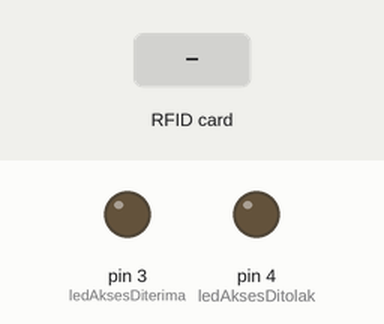
A sketch run on a simulated Arduino Uno, built with avr-gcc and run on an emulated ATmega328P. Shown: output pins drawn as LEDs (lit = HIGH). Inputs (shaded band) come from the test bench. What the sketch prints to the serial monitor is not drawn.

Above: at 1.2 s.
1.3 s: RFID card 17 A9 FA 33 held to the reader
At 2.2 s:
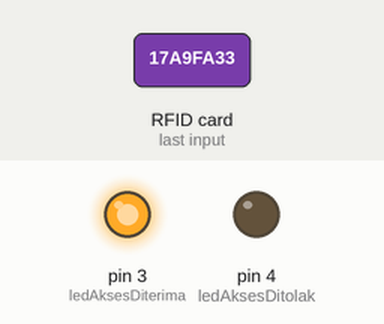
3.1 s: RFID card 5E 7A 19 C4 held to the reader
At 5.9 s:
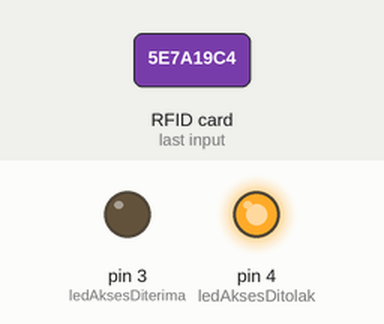
6.1 s: RFID card A0 EB 5D 56 held to the reader
At 10.1 s:
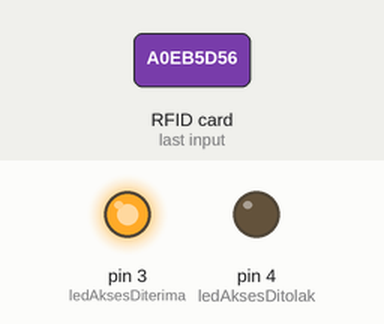
Timing chart, 0 to 13.2 s (numbered marks = the images above; inputs shaded):
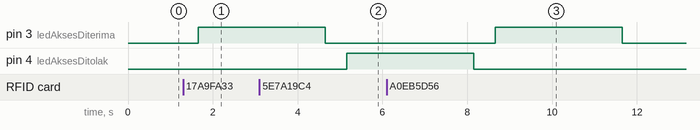

The sketch:

Mencoba_lampu.ino
```cpp
#include <Wire.h>
#include <PN532_I2C.h>
#include <PN532.h>
#include <NfcAdapter.h>

PN532_I2C pn532_i2c(Wire);
NfcAdapter nfc = NfcAdapter(pn532_i2c);

const int ledAksesDiterima = 3;
const int ledAksesDitolak = 4;

// Daftar UID yang diizinkan
String allowedUIDs[] = {
  "17 A9 FA 33",
  "A0 EB 5D 56",
  "30 05 7F A2"
};


String normalizeUID(String uid) {
  uid.toUpperCase();
  uid.trim();
  return uid;
}


bool isAllowed(String uid) {
  uid = normalizeUID(uid);
  for (int i = 0; i < sizeof(allowedUIDs) / sizeof(allowedUIDs[0]); i++) {
    if (uid == normalizeUID(allowedUIDs[i])) {
      return true;
    }
  }
  return false;
}

void setup() {
  Serial.begin(9600);
  Serial.println("System initialized");
  nfc.begin();

  pinMode(ledAksesDiterima, OUTPUT);
  pinMode(ledAksesDitolak, OUTPUT);
  digitalWrite(ledAksesDiterima, LOW);
  digitalWrite(ledAksesDitolak, LOW);
}

void loop() {
  if (nfc.tagPresent()) {
    NfcTag tag = nfc.read();
    String tagId = tag.getUidString();
    String normalizedUID = normalizeUID(tagId);

    Serial.print("UID Terdeteksi: ");
    Serial.println(normalizedUID);

    // Matikan kedua LED dulu sebelum cek akses
    digitalWrite(ledAksesDiterima, LOW);
    digitalWrite(ledAksesDitolak, LOW);

    if (isAllowed(normalizedUID)) {
      Serial.println("✅ Akses diberikan");
      digitalWrite(ledAksesDiterima, HIGH);
    } else {
      Serial.println("⛔ Akses ditolak");
      digitalWrite(ledAksesDitolak, HIGH);
    }

    delay(3000);
    digitalWrite(ledAksesDiterima, LOW);
    digitalWrite(ledAksesDitolak, LOW);
  }

  delay(500);
}
```

Measured:
- after the input at 1.3 s, pin 3 (ledAksesDiterima): LOW → HIGH after 0.35 s
- after the input at 3.1 s, pin 4 (ledAksesDitolak): LOW → HIGH after 2.1 s
- after the input at 6.1 s, pin 3 (ledAksesDiterima): LOW → HIGH after 2.6 s, → LOW 3.0 s later
